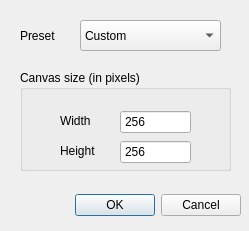
<?xml version="1.0" encoding="UTF-8"?>
<ui version="4.0">
 <class>MapSizeSelector</class>
 <widget class="QWidget" name="MapSizeSelector">
  <property name="windowModality">
   <enum>Qt::WindowModality::ApplicationModal</enum>
  </property>
  <property name="geometry">
   <rect>
    <x>0</x>
    <y>0</y>
    <width>249</width>
    <height>231</height>
   </rect>
  </property>
  <property name="minimumSize">
   <size>
    <width>249</width>
    <height>231</height>
   </size>
  </property>
  <property name="maximumSize">
   <size>
    <width>249</width>
    <height>231</height>
   </size>
  </property>
  <property name="windowTitle">
   <string>Set canvas size</string>
  </property>
  <property name="windowIcon">
   <iconset theme="view-fullscreen"/>
  </property>
  <widget class="QDialogButtonBox" name="bnbDialogButtons">
   <property name="geometry">
    <rect>
     <x>50</x>
     <y>190</y>
     <width>191</width>
     <height>31</height>
    </rect>
   </property>
   <property name="standardButtons">
    <set>QDialogButtonBox::StandardButton::Cancel|QDialogButtonBox::StandardButton::Ok</set>
   </property>
  </widget>
  <widget class="QGroupBox" name="groupBox">
   <property name="geometry">
    <rect>
     <x>20</x>
     <y>70</y>
     <width>211</width>
     <height>101</height>
    </rect>
   </property>
   <property name="title">
    <string>Canvas size (in pixels)</string>
   </property>
   <widget class="QSpinBox" name="spbWidth">
    <property name="geometry">
     <rect>
      <x>100</x>
      <y>40</y>
      <width>71</width>
      <height>24</height>
     </rect>
    </property>
    <property name="buttonSymbols">
     <enum>QAbstractSpinBox::ButtonSymbols::NoButtons</enum>
    </property>
    <property name="minimum">
     <number>8</number>
    </property>
    <property name="maximum">
     <number>2048</number>
    </property>
    <property name="singleStep">
     <number>8</number>
    </property>
    <property name="value">
     <number>256</number>
    </property>
   </widget>
   <widget class="QSpinBox" name="spbHeight">
    <property name="geometry">
     <rect>
      <x>100</x>
      <y>70</y>
      <width>71</width>
      <height>24</height>
     </rect>
    </property>
    <property name="buttonSymbols">
     <enum>QAbstractSpinBox::ButtonSymbols::NoButtons</enum>
    </property>
    <property name="minimum">
     <number>8</number>
    </property>
    <property name="maximum">
     <number>2048</number>
    </property>
    <property name="singleStep">
     <number>8</number>
    </property>
    <property name="value">
     <number>256</number>
    </property>
   </widget>
   <widget class="QLabel" name="label_2">
    <property name="geometry">
     <rect>
      <x>40</x>
      <y>40</y>
      <width>53</width>
      <height>21</height>
     </rect>
    </property>
    <property name="text">
     <string>Width</string>
    </property>
   </widget>
   <widget class="QLabel" name="label_3">
    <property name="geometry">
     <rect>
      <x>40</x>
      <y>70</y>
      <width>53</width>
      <height>21</height>
     </rect>
    </property>
    <property name="text">
     <string>Height</string>
    </property>
   </widget>
  </widget>
  <widget class="QLabel" name="label">
   <property name="geometry">
    <rect>
     <x>20</x>
     <y>20</y>
     <width>53</width>
     <height>31</height>
    </rect>
   </property>
   <property name="text">
    <string>Preset</string>
   </property>
  </widget>
  <widget class="QComboBox" name="cmbPresetSize">
   <property name="geometry">
    <rect>
     <x>80</x>
     <y>20</y>
     <width>141</width>
     <height>31</height>
    </rect>
   </property>
   <property name="currentIndex">
    <number>0</number>
   </property>
   <item>
    <property name="text">
     <string>Custom</string>
    </property>
   </item>
   <item>
    <property name="text">
     <string>128x128 (affine only)</string>
    </property>
   </item>
   <item>
    <property name="text">
     <string>256x256</string>
    </property>
   </item>
   <item>
    <property name="text">
     <string>512x256 (regular only)</string>
    </property>
   </item>
   <item>
    <property name="text">
     <string>256x512 (regular only)</string>
    </property>
   </item>
   <item>
    <property name="text">
     <string>512x512</string>
    </property>
   </item>
   <item>
    <property name="text">
     <string>1024x1024 (affine only)</string>
    </property>
   </item>
  </widget>
 </widget>
 <resources/>
 <connections/>
</ui>
